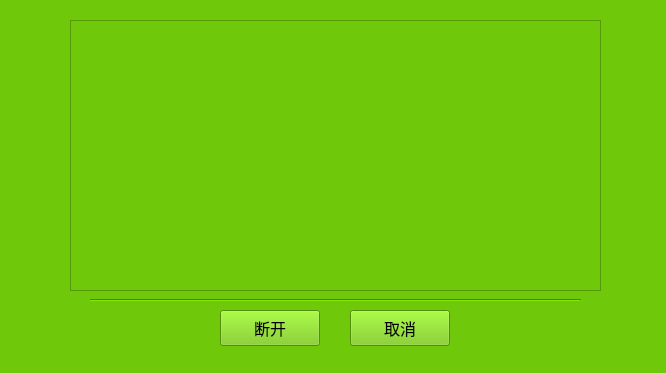
<ui version="4.0" >
 <class>frm_onlineUser</class>
 <widget class="QWidget" name="frm_onlineUser" >
  <property name="windowModality" >
   <enum>Qt::WindowModal</enum>
  </property>
  <property name="geometry" >
   <rect>
    <x>0</x>
    <y>0</y>
    <width>666</width>
    <height>373</height>
   </rect>
  </property>
  <property name="windowTitle" >
   <string>在线用户</string>
  </property>
  <property name="styleSheet" >
   <string notr="true" >font: 12pt "WenQuanYi Zen Hei";
background-color: rgb(112, 200, 11);</string>
  </property>
  <widget class="QPushButton" name="pbtn_close" >
   <property name="geometry" >
    <rect>
     <x>350</x>
     <y>310</y>
     <width>100</width>
     <height>36</height>
    </rect>
   </property>
   <property name="font" >
    <font>
     <family>WenQuanYi Zen Hei</family>
     <pointsize>12</pointsize>
    </font>
   </property>
   <property name="text" >
    <string>取消</string>
   </property>
  </widget>
  <widget class="QPushButton" name="pbtn_ok" >
   <property name="geometry" >
    <rect>
     <x>220</x>
     <y>310</y>
     <width>100</width>
     <height>36</height>
    </rect>
   </property>
   <property name="font" >
    <font>
     <family>WenQuanYi Zen Hei</family>
     <pointsize>12</pointsize>
    </font>
   </property>
   <property name="text" >
    <string>断开</string>
   </property>
  </widget>
  <widget class="Line" name="line" >
   <property name="geometry" >
    <rect>
     <x>90</x>
     <y>290</y>
     <width>491</width>
     <height>20</height>
    </rect>
   </property>
   <property name="orientation" >
    <enum>Qt::Horizontal</enum>
   </property>
  </widget>
  <widget class="QTableView" name="tableView" >
   <property name="geometry" >
    <rect>
     <x>70</x>
     <y>20</y>
     <width>531</width>
     <height>271</height>
    </rect>
   </property>
   <property name="showGrid" >
    <bool>true</bool>
   </property>
  </widget>
 </widget>
 <resources/>
 <connections>
  <connection>
   <sender>pbtn_close</sender>
   <signal>clicked()</signal>
   <receiver>frm_onlineUser</receiver>
   <slot>close()</slot>
   <hints>
    <hint type="sourcelabel" >
     <x>399</x>
     <y>327</y>
    </hint>
    <hint type="destinationlabel" >
     <x>332</x>
     <y>186</y>
    </hint>
   </hints>
  </connection>
 </connections>
</ui>
